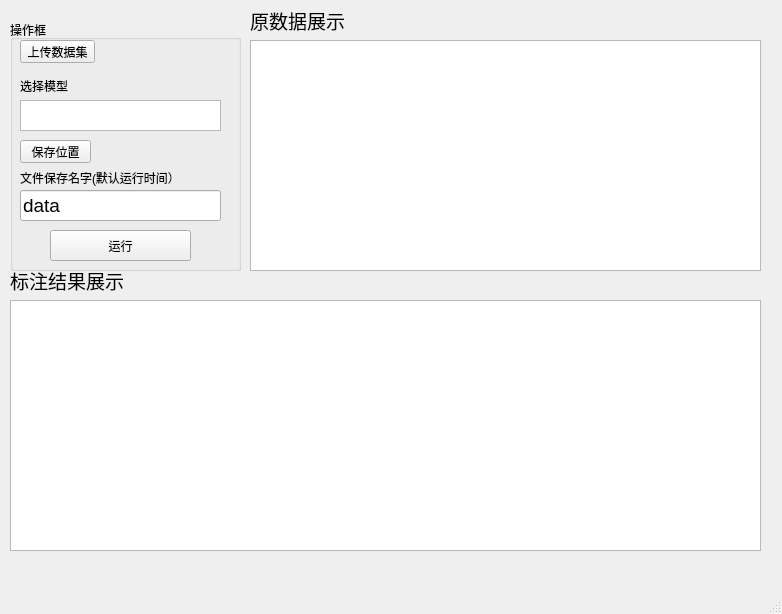
<?xml version="1.0" encoding="UTF-8"?>
<ui version="4.0">
 <class>MainWindow</class>
 <widget class="QMainWindow" name="MainWindow">
  <property name="geometry">
   <rect>
    <x>0</x>
    <y>0</y>
    <width>782</width>
    <height>614</height>
   </rect>
  </property>
  <property name="windowTitle">
   <string>MainWindow</string>
  </property>
  <widget class="QWidget" name="centralwidget">
   <widget class="QTextBrowser" name="textBrowser">
    <property name="geometry">
     <rect>
      <x>250</x>
      <y>40</y>
      <width>511</width>
      <height>231</height>
     </rect>
    </property>
   </widget>
   <widget class="QTextBrowser" name="textBrowser_2">
    <property name="geometry">
     <rect>
      <x>10</x>
      <y>300</y>
      <width>751</width>
      <height>251</height>
     </rect>
    </property>
   </widget>
   <widget class="QLabel" name="label">
    <property name="geometry">
     <rect>
      <x>10</x>
      <y>270</y>
      <width>131</width>
      <height>21</height>
     </rect>
    </property>
    <property name="font">
     <font>
      <family>Arial</family>
      <pointsize>14</pointsize>
     </font>
    </property>
    <property name="text">
     <string>标注结果展示</string>
    </property>
   </widget>
   <widget class="QLabel" name="label_2">
    <property name="geometry">
     <rect>
      <x>250</x>
      <y>10</y>
      <width>111</width>
      <height>21</height>
     </rect>
    </property>
    <property name="font">
     <font>
      <family>Arial</family>
      <pointsize>14</pointsize>
     </font>
    </property>
    <property name="text">
     <string>原数据展示</string>
    </property>
   </widget>
   <widget class="QGroupBox" name="groupBox">
    <property name="geometry">
     <rect>
      <x>10</x>
      <y>20</y>
      <width>231</width>
      <height>251</height>
     </rect>
    </property>
    <property name="title">
     <string>操作框</string>
    </property>
    <widget class="QPushButton" name="pushButton_2">
     <property name="geometry">
      <rect>
       <x>10</x>
       <y>20</y>
       <width>75</width>
       <height>23</height>
      </rect>
     </property>
     <property name="text">
      <string>上传数据集</string>
     </property>
    </widget>
    <widget class="QLabel" name="label_3">
     <property name="geometry">
      <rect>
       <x>100</x>
       <y>22</y>
       <width>121</width>
       <height>20</height>
      </rect>
     </property>
     <property name="font">
      <font>
       <family>Arial</family>
       <pointsize>12</pointsize>
      </font>
     </property>
     <property name="text">
      <string> </string>
     </property>
    </widget>
    <widget class="QListWidget" name="listWidget">
     <property name="geometry">
      <rect>
       <x>10</x>
       <y>80</y>
       <width>201</width>
       <height>31</height>
      </rect>
     </property>
     <property name="font">
      <font>
       <pointsize>14</pointsize>
      </font>
     </property>
    </widget>
    <widget class="QPushButton" name="pushButton">
     <property name="geometry">
      <rect>
       <x>40</x>
       <y>210</y>
       <width>141</width>
       <height>31</height>
      </rect>
     </property>
     <property name="text">
      <string>运行</string>
     </property>
    </widget>
    <widget class="QLabel" name="label_4">
     <property name="geometry">
      <rect>
       <x>10</x>
       <y>60</y>
       <width>54</width>
       <height>12</height>
      </rect>
     </property>
     <property name="text">
      <string>选择模型</string>
     </property>
    </widget>
    <widget class="QPushButton" name="pushButton_3">
     <property name="geometry">
      <rect>
       <x>10</x>
       <y>120</y>
       <width>71</width>
       <height>23</height>
      </rect>
     </property>
     <property name="text">
      <string>保存位置</string>
     </property>
    </widget>
    <widget class="QLabel" name="label_5">
     <property name="geometry">
      <rect>
       <x>10</x>
       <y>150</y>
       <width>201</width>
       <height>16</height>
      </rect>
     </property>
     <property name="text">
      <string>文件保存名字(默认运行时间）</string>
     </property>
    </widget>
    <widget class="QLineEdit" name="lineEdit">
     <property name="geometry">
      <rect>
       <x>10</x>
       <y>170</y>
       <width>201</width>
       <height>31</height>
      </rect>
     </property>
     <property name="font">
      <font>
       <family>Arial</family>
       <pointsize>14</pointsize>
      </font>
     </property>
     <property name="text">
      <string>data</string>
     </property>
    </widget>
    <widget class="QLabel" name="label_6">
     <property name="geometry">
      <rect>
       <x>90</x>
       <y>120</y>
       <width>131</width>
       <height>21</height>
      </rect>
     </property>
     <property name="font">
      <font>
       <family>Arial</family>
       <pointsize>12</pointsize>
      </font>
     </property>
     <property name="text">
      <string> </string>
     </property>
    </widget>
   </widget>
  </widget>
  <widget class="QStatusBar" name="statusbar"/>
 </widget>
 <resources/>
 <connections/>
</ui>
